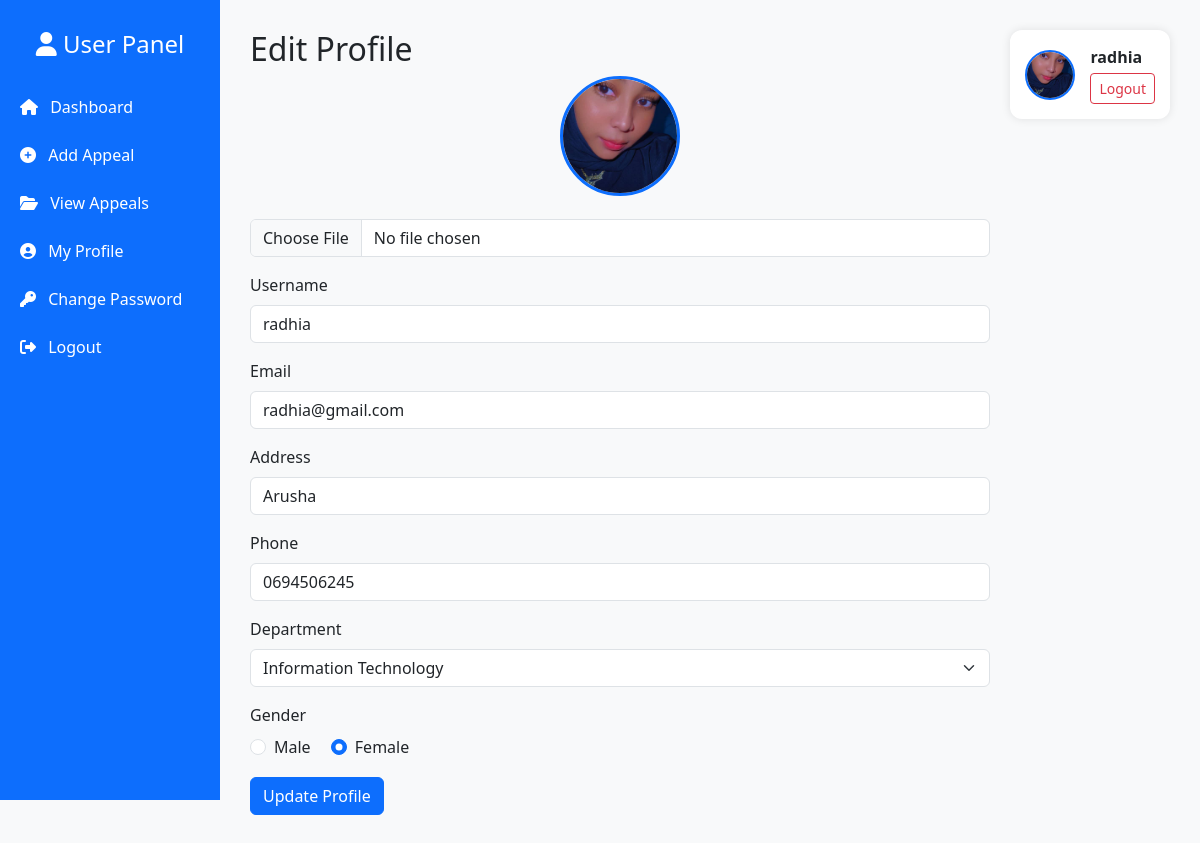
/user/profile.php (signed in), run on the app's committed database.
### tables this page shows
CREATE TABLE `users` (
  `id` int(11) NOT NULL,
  `username` varchar(100) NOT NULL,
  `email` varchar(100) NOT NULL,
  `address` varchar(255) NOT NULL,
  `phone` varchar(20) NOT NULL,
  `gender` enum('Male','Female') NOT NULL,
  `password` varchar(255) NOT NULL,
  `role` enum('admin','user') NOT NULL DEFAULT 'user',
  `created_at` timestamp NOT NULL DEFAULT current_timestamp(),
  `profile_image` varchar(255) DEFAULT 'default.png',
  `department` varchar(100) DEFAULT NULL,
  `course` varchar(100) DEFAULT NULL,
  `year` varchar(20) DEFAULT NULL,
  `level` varchar(50) DEFAULT NULL,
  `department_id` int(11) DEFAULT NULL
);

CREATE TABLE `departments` (
  `id` int(11) NOT NULL,
  `name` varchar(100) NOT NULL
);

### user/profile.php (the view, shortened to what this page needs)
<?php
include '../db.php';
$userId = $_SESSION['user']['id'];
$stmt = $conn->prepare("SELECT username, email, address, phone, gender, profile_image, department_id FROM users WHERE id = ?");
$stmt->bind_param("i", $userId);
$stmt->execute();
$result = $stmt->get_result();
$user = $result->fetch_assoc();
$departments = [];
$deptStmt = $conn->query("SELECT id, name FROM departments");
while ($row = $deptStmt->fetch_assoc()) {
    $departments[] = $row;
}
$profileImage = !empty($user['profile_image']) ? $user['profile_image'] : 'default.png';
?>
<!DOCTYPE html>
<html lang="en">
<head>
  <link href="https://cdn.jsdelivr.net/npm/bootstrap@5.3.3/dist/css/bootstrap.min.css" rel="stylesheet" />
  <link href="https://cdnjs.cloudflare.com/ajax/libs/font-awesome/6.5.0/css/all.min.css" rel="stylesheet" />
</head>
<body>
<div class="sidebar">
  <h4 class="text-center mb-4"><i class="fas fa-user"></i> User Panel</h4>
  <a href="dashboard.php"><i class="fas fa-home me-2"></i> Dashboard</a>
  <a href="add_appeal.php"><i class="fas fa-plus-circle me-2"></i> Add Appeal</a>
  <a href="view_appeals.php"><i class="fas fa-folder-open me-2"></i> View Appeals</a>
  <a href="profile.php"><i class="fas fa-user-circle me-2"></i> My Profile</a>
  <a href="change_password.php"><i class="fas fa-key me-2"></i> Change Password</a>
  <a href="../logout.php"><i class="fas fa-sign-out-alt me-2"></i> Logout</a>
</div>
<div class="dashboard-content">
  <h2>Edit Profile</h2>
  <form action="profile.php" method="POST" enctype="multipart/form-data" novalidate>
    <div class="mb-3 text-center">
      <img src="../image/<?= htmlspecialchars($profileImage) ?>" alt="Profile Image" class="profile-image-preview" id="imagePreview" />
      <input type="file" name="profile_image" id="profileImageInput" accept="image/*" class="form-control mt-2" />
    </div>
    <div class="mb-3">
      <label for="username" class="form-label">Username</label>
      <input type="text" name="username" id="username" class="form-control" value="<?= htmlspecialchars($user['username']) ?>" required />
    </div>
    <div class="mb-3">
      <label for="email" class="form-label">Email</label>
      <input type="email" name="email" id="email" class="form-control" value="<?= htmlspecialchars($user['email']) ?>" required />
    </div>
    <div class="mb-3">
      <label for="address" class="form-label">Address</label>
      <input type="text" name="address" id="address" class="form-control" value="<?= htmlspecialchars($user['address']) ?>" required />
    </div>
    <div class="mb-3">
      <label for="phone" class="form-label">Phone</label>
      <input type="text" name="phone" id="phone" class="form-control" value="<?= htmlspecialchars($user['phone']) ?>" required />
    </div>
    <div class="mb-3">
      <label for="department_id" class="form-label">Department</label>
      <select name="department_id" id="department_id" class="form-select" required>
        <?php foreach ($departments as $dept): ?>
          <option value="<?= $dept['id'] ?>" <?= ($user['department_id'] == $dept['id']) ? 'selected' : '' ?>>
            <?= htmlspecialchars($dept['name']) ?>
          </option>
        <?php endforeach; ?>
      </select>
    </div>
    <div class="mb-3">
      <label class="form-label">Gender</label><br />
      <div class="form-check form-check-inline">
        <input class="form-check-input" type="radio" name="gender" id="male" value="Male" <?= ($user['gender'] === 'Male') ? 'checked' : '' ?> required />
        <label class="form-check-label" for="male">Male</label>
      </div>
      <div class="form-check form-check-inline">
        <input class="form-check-input" type="radio" name="gender" id="female" value="Female" <?= ($user['gender'] === 'Female') ? 'checked' : '' ?> required />
        <label class="form-check-label" for="female">Female</label>
      </div>
    </div>
    <button type="submit" class="btn btn-primary">Update Profile</button>
  </form>
</div>
<div class="profile-box">
  <img src="../image/<?= htmlspecialchars($profileImage) ?>" alt="Profile Image" />
  <div>
    <strong><?= htmlspecialchars($user['username']) ?></strong><br />
    <a href="../logout.php" class="btn btn-sm btn-outline-danger mt-1">Logout</a>
  </div>
</div>
</body>
</html>

### user/profile.php (style rules this page uses)
body { background-color: #f8f9fa; }
.sidebar { height: 100vh; position: fixed; background: #0d6efd; color: #fff; width: 220px; padding-top: 30px; }
.sidebar a { color: #fff; display: block; padding: 12px 20px; text-decoration: none; }
.dashboard-content { margin-left: 220px; padding: 30px; max-width: 800px; }
.profile-box { position: fixed; right: 30px; top: 30px; background: white; padding: 15px; border-radius: 12px; box-shadow: 0 0 10px rgba(0,0,0,0.1); display: flex; align-items: center; gap: 15px; }
.profile-box img { width: 50px; height: 50px; border-radius: 50%; object-fit: cover; border: 2px solid #0d6efd; }
.profile-image-preview { width: 120px; height: 120px; border-radius: 50%; object-fit: cover; border: 3px solid #0d6efd; margin-bottom: 15px; }

### data on the page
users: profile_image (picture), username "radhia", email "radhia@gmail.com", address "Arusha", phone "0694506245", department_id "Information Technology", gender "☐ Male", gender "☑ Female"
